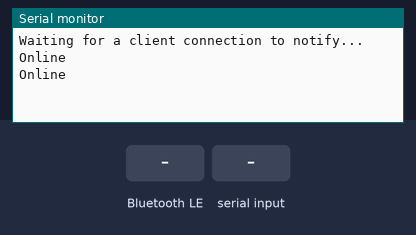
Recording of a sketch running on a simulated ESP32. Parts: the last lines printed to the serial monitor. Inputs (shaded band) come from the test bench. Nothing arrives over Bluetooth unless stated; a phone connects over Bluetooth LE 3 s after start.

Above: at 1.2 s.
1.3 s: Bluetooth LE write "1" received
At 1.9 s:
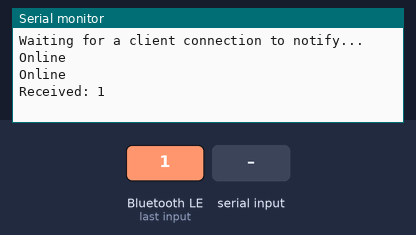
2.8 s: "1\n" received over Serial
At 2.96 s:
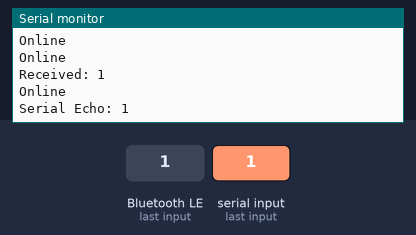

Measured:
- after the input at 1.3 s, the serial monitor: prints a new line after 0.05 s (image 1)
- after the input at 2.8 s, the serial monitor: prints a new line at once (image 2)

The sketch:

esp32ble.ino
```cpp
#include <BLEDevice.h>
#include <BLEServer.h>
#include <BLEUtils.h>
#include <BLE2902.h>

#define SERVICE_UUID        "4fafc201-1fb5-459e-8fcc-c5c9c331914b"
#define CHARACTERISTIC_UUID "beb5483e-36e1-4688-b7f5-ea07361b26a8"

BLEServer* pServer = NULL;
BLECharacteristic* pCharacteristic = NULL;
bool deviceConnected = false;
bool oldDeviceConnected = false;

TaskHandle_t Task1;  // BLE handling task
TaskHandle_t Task2;  // Serial handling task
TaskHandle_t Task3;  // Online print task

class MyServerCallbacks: public BLEServerCallbacks {
    void onConnect(BLEServer* pServer) {
      deviceConnected = true;
    };

    void onDisconnect(BLEServer* pServer) {
      deviceConnected = false;
    }
};

class MyCallbacks: public BLECharacteristicCallbacks {
    void onWrite(BLECharacteristic *pCharacteristic) {
      String value = pCharacteristic->getValue();
      if (value.length() > 0) {
        Serial.println("Received: " + String(value.c_str()));
        pCharacteristic->setValue("BT Echo: " + value);
        pCharacteristic->notify();
      }
    }
};

void setup() {
  Serial.begin(115200);

  // Create the BLE Device
  BLEDevice::init("ESP32_BLE");

  // Create the BLE Server
  pServer = BLEDevice::createServer();
  pServer->setCallbacks(new MyServerCallbacks());

  // Create the BLE Service
  BLEService *pService = pServer->createService(SERVICE_UUID);

  // Create a BLE Characteristic
  pCharacteristic = pService->createCharacteristic(
                      CHARACTERISTIC_UUID,
                      BLECharacteristic::PROPERTY_READ   |
                      BLECharacteristic::PROPERTY_WRITE  |
                      BLECharacteristic::PROPERTY_NOTIFY |
                      BLECharacteristic::PROPERTY_INDICATE
                    );

  pCharacteristic->setCallbacks(new MyCallbacks());

  // Create a BLE Descriptor
  pCharacteristic->addDescriptor(new BLE2902());

  // Start the service
  pService->start();

  // Start advertising
  BLEAdvertising *pAdvertising = BLEDevice::getAdvertising();
  pAdvertising->addServiceUUID(SERVICE_UUID);
  pAdvertising->setScanResponse(false);
  pAdvertising->setMinPreferred(0x0);  // set value to 0x00 to not advertise this parameter
  BLEDevice::startAdvertising();
  Serial.println("Waiting for a client connection to notify...");

  // Create tasks
  xTaskCreatePinnedToCore(handleBLETask, "BLETask", 8192, NULL, 1, &Task1, 1);
  xTaskCreatePinnedToCore(handleSerialTask, "SerialTask", 8192, NULL, 1, &Task2, 0);
  xTaskCreatePinnedToCore(printOnlineTask, "OnlineTask", 8192, NULL, 1, &Task3, 0);
}

void loop() {
  vTaskDelete(NULL); // Delete loop task
}

void handleBLETask(void * pvParameters) {
  while (true) {
    // Disconnecting
    if (!deviceConnected && oldDeviceConnected) {
      delay(500); // Give the bluetooth stack the chance to get things ready
      pServer->startAdvertising(); // Restart advertising
      Serial.println("Start advertising");
      oldDeviceConnected = deviceConnected;
    }
    // Connecting
    if (deviceConnected && !oldDeviceConnected) {
      oldDeviceConnected = deviceConnected;
    }
    vTaskDelay(pdMS_TO_TICKS(10));
  }
}

void handleSerialTask(void * pvParameters) {
  while (true) {
    if (Serial.available() > 0) {
      String input = Serial.readStringUntil('\n');
      input.trim();
      Serial.println("Serial Echo: " + input);
      if (deviceConnected) {
        pCharacteristic->setValue(input.c_str());
        pCharacteristic->notify();
      }
    }
    vTaskDelay(pdMS_TO_TICKS(10));
  }
}

void printOnlineTask(void * pvParameters) {
  while (true) {
    Serial.println("Online");
    vTaskDelay(pdMS_TO_TICKS(1000));
  }
}
```
